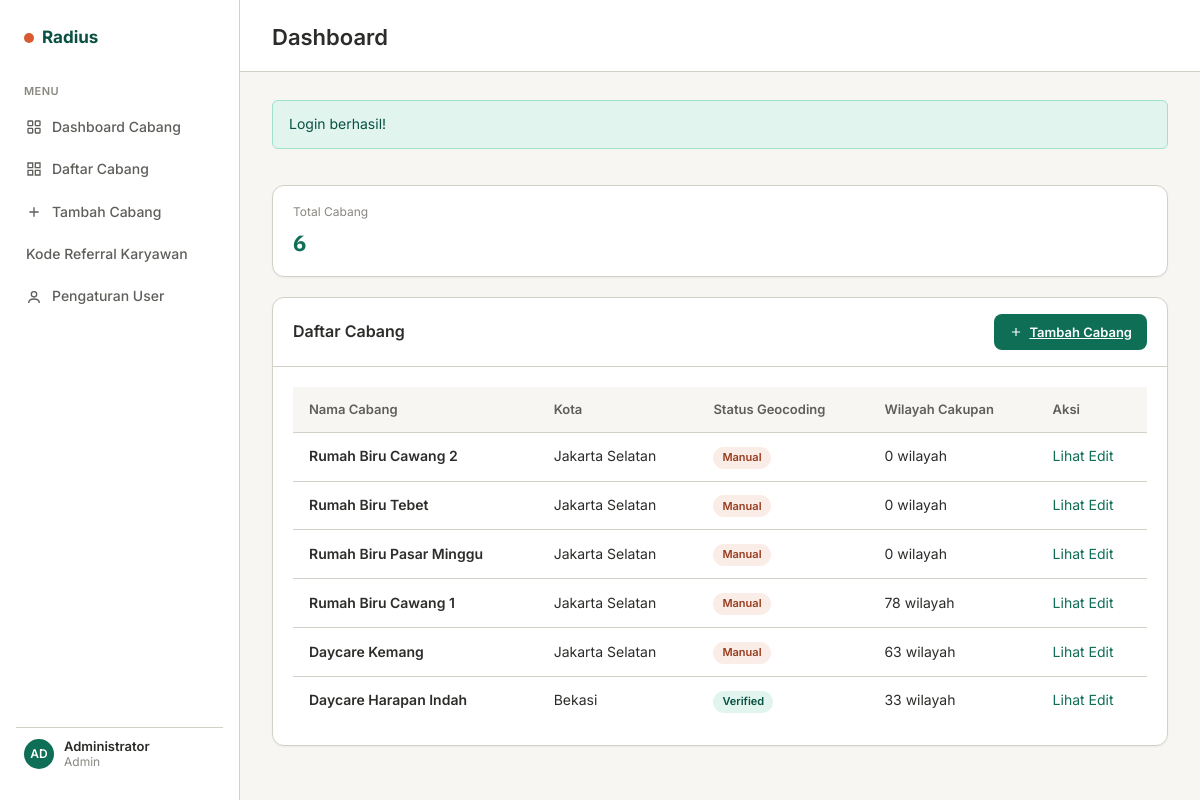
The app's page /dashboard (signed in) with its own data.
### tables this page shows
CREATE TABLE IF NOT EXISTS branches (
    id INT AUTO_INCREMENT PRIMARY KEY,
    name VARCHAR(150) NOT NULL,
    address TEXT NOT NULL,
    city VARCHAR(100) NOT NULL,
    latitude DECIMAL(11, 8),
    longitude DECIMAL(11, 8),
    target_market_notes TEXT,
    geocoding_status ENUM("verified", "manual", "pending", "failed") DEFAULT "pending",
    created_at TIMESTAMP DEFAULT CURRENT_TIMESTAMP,
    updated_at TIMESTAMP DEFAULT CURRENT_TIMESTAMP ON UPDATE CURRENT_TIMESTAMP,
    created_by INT,
    FOREIGN KEY (created_by) REFERENCES users(id)
);

### app/Helpers/functions.php (called while the page is built, shortened)
<?php
function view(string $view, array $data = []) {
    $viewPath = __DIR__ . "/../../views/{$view}.php";
    extract($data);
    include $viewPath;
}
function currentUser() {
    return $_SESSION["user"] ?? null;
}
function isAdmin(): bool {
    $user = currentUser();
    return $user && ($user["role"] ?? "") === ROLE_ADMIN;
}
function flash(string $name, string $message = "") {
    if ($message) {
        $_SESSION["flash_{$name}"] = $message;
    } else {
        $msg = $_SESSION["flash_{$name}"] ?? "";
        return $msg;
    }
}

### app/Controllers/DashboardController.php (called while the page is built, shortened)
<?php
class DashboardController {
    private $branchModel;
    public function __construct() {
        global $pdo;
        $this->branchModel = new Branch($pdo);
    }
    public function index() {
        $branches = $this->branchModel->getAll();
        $totalBranches = count($branches);
        view("dashboard/index", [
            "total_branches" => $totalBranches,
            "branches" => $branches
        ]);
    }
}

### index.php (called while the page is built, shortened)
<?php
spl_autoload_register(function ($class) {
    if (strpos($class, "App\\") === 0) {
        $path = __DIR__ . "/app/" . str_replace("\\", "/", substr($class, 4)) . ".php";
    }
});
require_once __DIR__ . "/app/Helpers/functions.php";
$route = $_GET["route"] ?? "dashboard";
$routes = require_once __DIR__ . "/config/routes.php";
$matched = null;
$params = [];
if (!$matched && isset($routes[$route])) {
    $matched = $routes[$route];
}
if ($matched) {
    $controller = $matched["controller"];
    $action = $matched["action"];
    $controllerFile = $controller . "Controller";
    $controllerPath = __DIR__ . "/app/Controllers/{$controllerFile}.php";
    if (file_exists($controllerPath)) {
        $controllerObj = new $class();
        $controllerObj->$action(...array_values($params));
    } else {
        http_response_code(404);
        view("errors/404");
    }
} else {
    http_response_code(404);
    view("errors/404");
}

### app/Models/Branch.php (called while the page is built, shortened)
<?php
class Branch {
    private $pdo;
    public function __construct(PDO $pdo) {
        $this->pdo = $pdo;
    }
    public function getAll(): array {
        $stmt = $this->pdo->query("
            SELECT b.*, u.name as created_by_name,
                   (SELECT COUNT(*) FROM covered_areas ca WHERE ca.branch_id = b.id) as total_areas
            FROM branches b
            LEFT JOIN users u ON b.created_by = u.id
            ORDER BY b.created_at DESC
        ");
        return $stmt->fetchAll();
    }
}

### views/dashboard/index.php (the view, shortened to what this page needs)
<?php
$pageTitle = "Dashboard";
?>
<?php if ($success = flash("success")): ?>
<div class="alert alert-success"><?php echo $success; ?></div>
<?php endif; ?>
<div class="stat-row">
    <div class="stat-card">
        <div class="stat-label">Total Cabang</div>
        <div class="stat-value primary"><?php echo $total_branches; ?></div>
    </div>
</div>
<div class="card">
    <div class="card-header">
        <h2 class="card-title">Daftar Cabang</h2>
        <a href="<?php echo APP_URL; ?>/branch/create" class="btn btn-primary">
            <svg width="14" height="14" viewBox="0 0 24 24" fill="none" stroke="currentColor" stroke-width="2">
                <path d="M12 5v14M5 12h14"/>
            </svg>
            Tambah Cabang
        </a>
    </div>
    <div class="card-body">
        <?php if (empty($branches)): ?>
        <p class="text-muted">Belum ada cabang. Klik "Tambah Cabang" untuk memulai.</p>
        <?php else: ?>
        <table class="table">
            <thead>
                <tr>
                    <th>Nama Cabang</th>
                    <th>Kota</th>
                    <th>Status Geocoding</th>
                    <th>Wilayah Cakupan</th>
                    <th>Aksi</th>
                </tr>
            </thead>
            <tbody>
                <?php foreach ($branches as $branch): ?>
                <tr>
                    <td class="text-strong"><?php echo htmlspecialchars($branch["name"]); ?></td>
                    <td><?php echo htmlspecialchars($branch["city"]); ?></td>
                    <td>
                        <?php
                        $badgeClass = $branch["geocoding_status"] === "verified" ? "badge-success"
                            : ($branch["geocoding_status"] === "manual" ? "badge-info"
                            : ($branch["geocoding_status"] === "pending" ? "badge-warning" : "badge-error"));
                        ?>
                        <span class="badge <?php echo $badgeClass; ?>"><?php echo ucfirst($branch["geocoding_status"]); ?></span>
                    </td>
                    <td><?php echo $branch["total_areas"]; ?> wilayah</td>
                    <td>
                        <a href="<?php echo APP_URL; ?>/branch/<?php echo $branch["id"]; ?>" class="btn-text">Lihat</a>
                        <a href="<?php echo APP_URL; ?>/branch/edit/<?php echo $branch["id"]; ?>" class="btn-text">Edit</a>
                    </td>
                </tr>
                <?php endforeach; ?>
            </tbody>
        </table>
        <?php endif; ?>
    </div>
</div>
<?php
$content = ob_get_clean();
include __DIR__ . "/../layouts/main.php";
?>

### views/layouts/main.php (shortened to what this page needs)
<!DOCTYPE html>
<html lang="id">
<head>
    <link rel="stylesheet" href="<?php echo APP_URL; ?>/public/css/style.css">
    <link rel="stylesheet" href="https://unpkg.com/leaflet@1.9.4/dist/leaflet.css">
</head>
<body>
    <div class="app">
        <?php include __DIR__ . "/sidebar.php"; ?>
        <div class="main">
            <?php include __DIR__ . "/header.php"; ?>
            <main class="content">
                <?php echo $content; ?>
            </main>
        </div>
    </div>
</body>
</html>

### views/layouts/sidebar.php
<aside class="sidebar">
    <div class="sidebar-logo">
        <span class="dot"></span>Radius
    </div>
    <div class="nav-group-label">Menu</div>
    <a href="<?php echo APP_URL; ?>/dashboard" class="nav-item">
        <svg width="16" height="16" viewBox="0 0 24 24" fill="none" stroke="currentColor" stroke-width="2">
            <rect x="3" y="3" width="7" height="7" rx="1"/>
            <rect x="14" y="3" width="7" height="7" rx="1"/>
            <rect x="3" y="14" width="7" height="7" rx="1"/>
            <rect x="14" y="14" width="7" height="7" rx="1"/>
        </svg>
        Dashboard Cabang
    </a>
    <a href="<?php echo APP_URL; ?>/branch" class="nav-item">
        <svg width="16" height="16" viewBox="0 0 24 24" fill="none" stroke="currentColor" stroke-width="2">
            <path d="M3 3h7v7H3zM14 3h7v7h-7zM3 14h7v7H3zM14 14h7v7h-7z"/>
        </svg>
        Daftar Cabang
    </a>
    <a href="<?php echo APP_URL; ?>/branch/create" class="nav-item">
        <svg width="16" height="16" viewBox="0 0 24 24" fill="none" stroke="currentColor" stroke-width="2">
            <path d="M12 5v14M5 12h14"/>
        </svg>
        Tambah Cabang
    </a>
    <?php if (isAdmin()): ?>
    <a href="<?php echo APP_URL; ?>/referral" class="nav-item">Kode Referral Karyawan</a>
    <a href="<?php echo APP_URL; ?>/admin/users" class="nav-item">
        <svg width="16" height="16" viewBox="0 0 24 24" fill="none" stroke="currentColor" stroke-width="2">
            <circle cx="12" cy="8" r="4"/>
            <path d="M4 21c0-4 4-6 8-6s8 2 8 6"/>
        </svg>
        Pengaturan User
    </a>
    <?php endif; ?>
    <div class="sidebar-footer">
        <div class="avatar"><?php echo strtoupper(substr(currentUser()["name"] ?? "U", 0, 2)); ?></div>
        <div class="sidebar-footer-text">
            <div class="name"><?php echo htmlspecialchars(currentUser()["name"] ?? "User"); ?></div>
            <div class="role"><?php echo ucfirst(currentUser()["role"] ?? "guest"); ?></div>
        </div>
    </div>
</aside>

### views/layouts/header.php (shortened to what this page needs)
<header class="topbar">
    <div>
        <h1 class="page-title"><?php echo $pageTitle ?? "Dashboard"; ?></h1>
    </div>
</header>

### records on screen
branches: name "Rumah Biru Cawang 2", city "Jakarta Selatan", geocoding_status "Manual", total_areas "0"
branches: name "Rumah Biru Tebet", city "Jakarta Selatan", geocoding_status "Manual", total_areas "0"
branches: name "Rumah Biru Pasar Minggu", city "Jakarta Selatan", geocoding_status "Manual", total_areas "0"
branches: name "Rumah Biru Cawang 1", city "Jakarta Selatan", geocoding_status "Manual", total_areas "78"
branches: name "Daycare Kemang", city "Jakarta Selatan", geocoding_status "Manual", total_areas "63"
branches: name "Daycare Harapan Indah", city "Bekasi", geocoding_status "Verified", total_areas "33"

### other values on screen
substr(currentUser()["name"] ?? "U", 0, 2) "AD"
currentUser()["name"] "Administrator"
currentUser()["role"] "Admin"
$pageTitle "Dashboard"
$success "Login berhasil!"
$total_branches "6"
